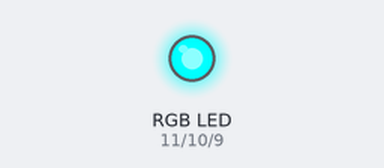
Simulated run of this sketch. Board: Arduino Uno, built with avr-gcc and run on an emulated ATmega328P. Parts: an RGB LED mixed from three pins (HIGH = lit).

Above: at 0.2 s.
At 0.7 s:
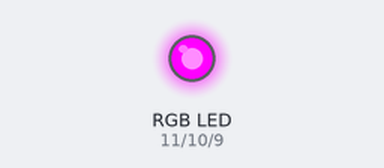
At 2.7 s:
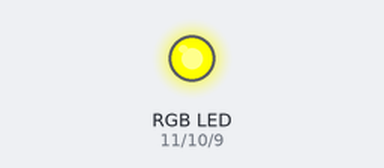
Timing chart, 0 to 3.5 s (numbered marks = the images above):
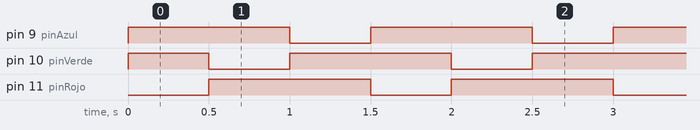

Measured:
- by itself, pin 9 (pinAzul), pin 11 (pinRojo): alternates HIGH for 1.0 s and LOW for 0.50 s
- by itself, pin 10 (pinVerde): repeats every 1.5 s: LOW 0.50 s, HIGH 1.0 s
- by itself, everything shown: repeats every 1.5 s, in 3 steps

The sketch:

6_RGB_B.ino
```cpp
int SensorLuz = A1;
int SensorPotenciometro = A0;
int pinRojo = 11;
int pinVerde = 10;
int pinAzul = 9;
boolean anodoComun = true;

void setup() {
  Serial.begin(9600);
  pinMode(SensorLuz, INPUT);
  pinMode(SensorPotenciometro, INPUT);
  pinMode(pinRojo, OUTPUT);
  pinMode(pinVerde, OUTPUT);
  pinMode(pinAzul, OUTPUT);
}

void loop() {
  cambiarColor(255, 0, 0);
  delay(500);
  cambiarColor(0, 255, 0);
  delay(500);
  cambiarColor(0, 0, 255);
  delay(500);
}

void cambiarColor(int rojo, int verde, int azul) {
  if (anodoComun) {
    rojo = 255 - rojo;
    verde = 255 - verde;
    azul = 255 - azul;
  }
  analogWrite(pinRojo, rojo);
  analogWrite(pinVerde, verde);
  analogWrite(pinAzul, azul);
}
```
